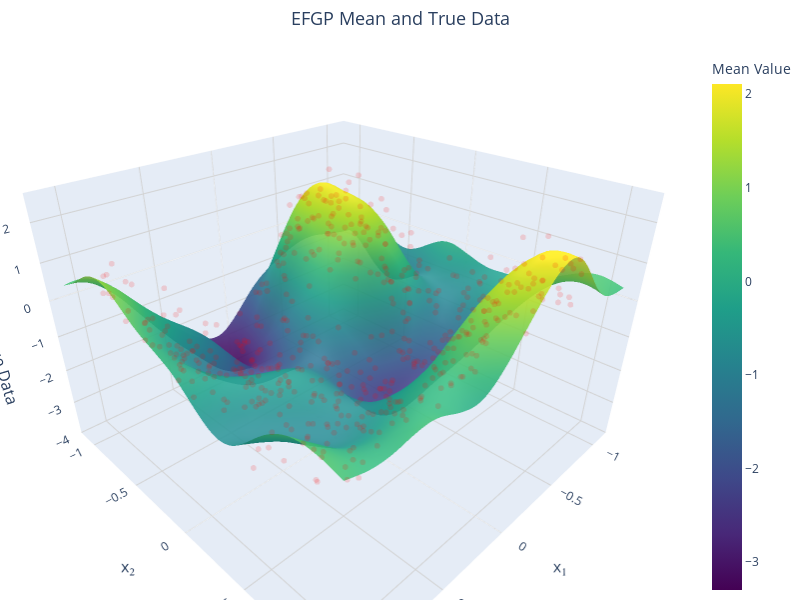

The notebook cell this image was saved under:
### Code cell
# add plot of fit and true function

if d == 2:

    import plotly.graph_objects as go
    import numpy as np
    from scipy.interpolate import griddata

    # --- Prepare Data for Plotting ---
    # Extract x1, x2 coordinates and mean values from tensors
    x1 = x_new[:, 0].cpu().numpy()
    x2 = x_new[:, 1].cpu().numpy()
    mean_values = mean.cpu().numpy()

    # Create a grid for the surface plot
    x1_grid = np.linspace(x1.min(), x1.max(), 100)
    x2_grid = np.linspace(x2.min(), x2.max(), 100)
    X1, X2 = np.meshgrid(x1_grid, x2_grid)

    # Interpolate mean values onto the grid for smooth surface visualization
    mean_surface = griddata(
        points=(x1, x2), 
        values=mean_values, 
        xi=(X1, X2), 
        method='cubic'
    )

    # --- Create Interactive 3D Plot ---
    fig = go.Figure()

    # Add the mean surface with transparency
    fig.add_trace(go.Surface(
        z=mean_surface,
        x=X1,
        y=X2,
        colorscale='Viridis',
        opacity=0.9,  # Increased opacity for better visibility
        name='EFGP Mean',
        colorbar=dict(
            title=dict(
                text="Mean Value",
                font=dict(size=14)
            ),
            tickfont=dict(size=12)
        )
    ))

    # Add scatter points for the true data with much higher transparency
    # Sample only a subset of points to reduce clutter
    sample_size = min(500, len(x))  # Limit to 500 points max
    indices = np.random.choice(len(x), sample_size, replace=False)
    
    fig.add_trace(go.Scatter3d(
        x=x[indices, 0].cpu().numpy(),
        y=x[indices, 1].cpu().numpy(),
        z=y[indices].cpu().numpy(),
        mode='markers',
        marker=dict(
            size=2,  # Even smaller scatter points
            color='red',
            opacity=0.15,  # Much higher transparency
            symbol='circle'
        ),
        name='True Data (Sample)'
    ))

    # --- Update Layout for Better Visualization ---
    fig.update_layout(
        scene=dict(
            aspectmode='manual',
            aspectratio=dict(x=1.5, y=1.5, z=1), # Make x and y dimensions wider relative to z
            xaxis=dict(
                title=dict(
                    text='x₁',
                    font=dict(size=16)
                ),
                tickfont=dict(size=12),
                showgrid=True,
                gridcolor='lightgray'
            ),
            yaxis=dict(
                title=dict(
                    text='x₂',
                    font=dict(size=16)
                ),
                tickfont=dict(size=12),
                showgrid=True,
                gridcolor='lightgray'
            ),
            zaxis=dict(
                title=dict(
                    text='Mean/True Data',
                    font=dict(size=16)
                ),
                tickfont=dict(size=12),
                showgrid=True,
                gridcolor='lightgray'
            ),
            camera=dict(
                eye=dict(x=1.5, y=1.5, z=1.2)  # Adjusted camera angle for better view
            )
        ),
        title=dict(
            text='EFGP Mean and True Data',
            font=dict(size=18),
            x=0.5,  # Center the title
            xanchor='center'
        ),
        legend=dict(
            x=0.8,
            y=0.9,
            font=dict(size=12),
            bgcolor='rgba(255, 255, 255, 0.8)',  # Add a semi-transparent background
            bordercolor='black',
            borderwidth=1
        ),
        margin=dict(l=0, r=0, t=50, b=0),  # Reduce margins for a cleaner look
        width=800,  # Increase figure width
        height=600   # Increase figure height
    )

    # Display the plot
    fig.show()

### Figure 1 — Plotly figure (JSON) as saved in the notebook; plotly's stock layout.template omitted (floating-point values rounded to 4 significant figures; data arrays with more than 128 entries replaced by an {"elided": "..."} marker saying what was removed)
{"data": [{"colorbar": {"tickfont": {"size": 12}, "title": {"font": {"size": 14}, "text": "Mean Value"}}, "colorscale": [[0, "#440154"], [0.1111, "#482878"], [0.2222, "#3e4989"], [0.3333, "#31688e"], [0.4444, "#26828e"], [0.5556, "#1f9e89"], [0.6667, "#35b779"], [0.7778, "#6ece58"], [0.8889, "#b5de2b"], [1, "#fde725"]], "name": "EFGP Mean", "opacity": 0.9, "type": "surface", "x": {"elided": "100x100 float values"}, "y": {"elided": "100x100 float values"}, "z": {"elided": "100x100 float values"}}, {"marker": {"color": "red", "opacity": 0.15, "size": 2, "symbol": "circle"}, "mode": "markers", "name": "True Data (Sample)", "type": "scatter3d", "x": {"elided": "500 float values"}, "y": {"elided": "500 float values"}, "z": {"elided": "500 float values"}}], "layout": {"height": 600, "legend": {"bgcolor": "rgba(255, 255, 255, 0.8)", "bordercolor": "black", "borderwidth": 1, "font": {"size": 12}, "x": 0.8, "y": 0.9}, "margin": {"b": 0, "l": 0, "r": 0, "t": 50}, "scene": {"aspectmode": "manual", "aspectratio": {"x": 1.5, "y": 1.5, "z": 1}, "camera": {"eye": {"x": 1.5, "y": 1.5, "z": 1.2}}, "xaxis": {"gridcolor": "lightgray", "showgrid": true, "tickfont": {"size": 12}, "title": {"font": {"size": 16}, "text": "x₁"}}, "yaxis": {"gridcolor": "lightgray", "showgrid": true, "tickfont": {"size": 12}, "title": {"font": {"size": 16}, "text": "x₂"}}, "zaxis": {"gridcolor": "lightgray", "showgrid": true, "tickfont": {"size": 12}, "title": {"font": {"size": 16}, "text": "Mean/True Data"}}}, "title": {"font": {"size": 18}, "text": "EFGP Mean and True Data", "x": 0.5, "xanchor": "center"}, "width": 800}}
